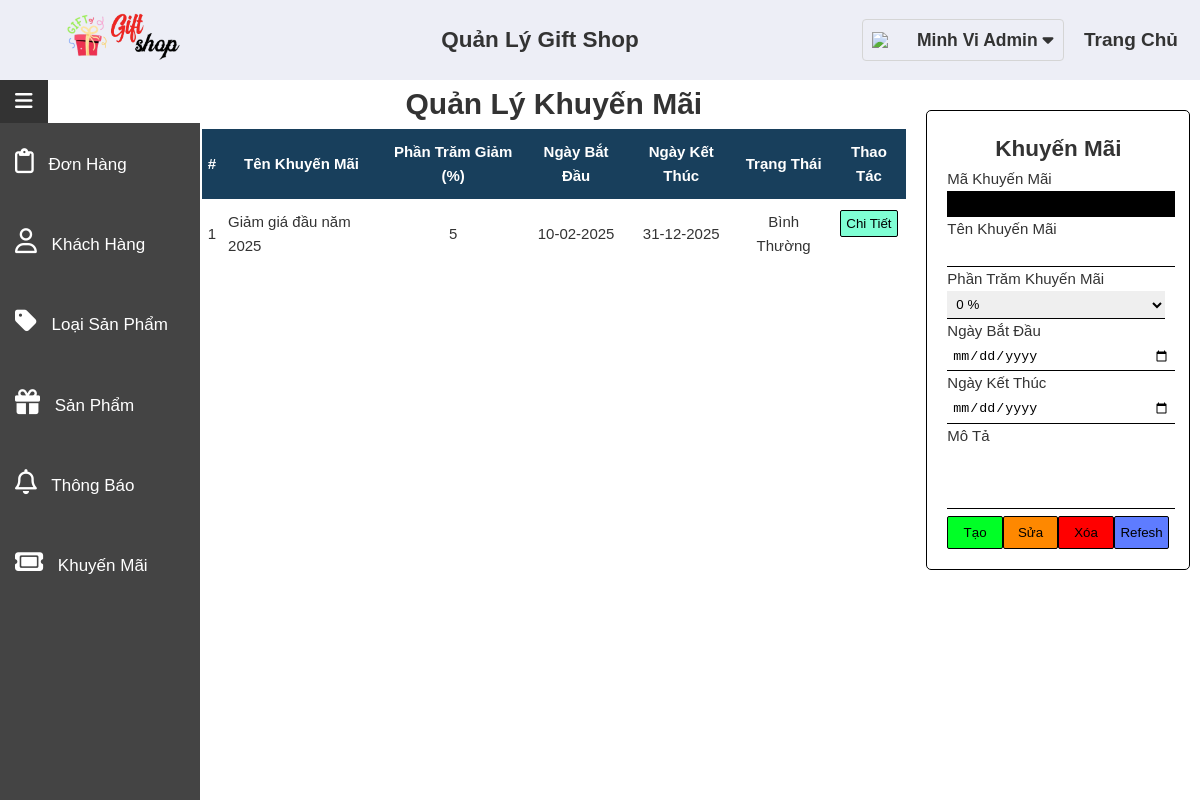
Screenshot of /Admin/index.php?ctrl=KhuyenMai (signed in) with the database file from the repository.
### tables this page shows
CREATE TABLE `khuyenmai` (
  `MaKM` varchar(255) NOT NULL,
  `TenKM` varchar(255) NOT NULL,
  `MoTaKM` varchar(255) NOT NULL,
  `PhanTramGiamGia` int(11) NOT NULL,
  `NgayBatDau` date NOT NULL,
  `NgayKetThuc` date NOT NULL,
  `TrangThaiKM` enum('Bình Thường','Vô Hiệu Hóa','','') NOT NULL
);

### Lib/Database.php (called while the page is built, shortened)
<?php
class Database {
      private $localhost = "localhost";
      private $username = "root";
      private $password = "";
      private $database = "giftshop";
      private $conn;
      public function __construct()
      {
            $this->conn = $this->connectDB();
      }
      private function connectDB()
      {
            $conn = mysqli_connect($this->localhost, $this->username, $this->password, $this->database);
            return $conn;
      }
      public function select($query)
      {
            $result = mysqli_query($this->conn, $query);
            if ($result) {
                  $data = mysqli_fetch_all($result, MYSQLI_ASSOC);
                  return $data;
            } else {
                  die(mysqli_error($this->conn));
            }
      }
}

### Admin/Model/KhuyenMaiModel.php (called while the page is built, shortened)
<?php
require_once (__DIR__ . "/../../Lib/Database.php");
class KhuyenMaiModel {
      private $db;
      public function __construct() {
            $this->db = new Database();
      }
      public function getAll() {
            $getAllQuery = "SELECT * from `khuyenmai`";
            $result = $this->db->select($getAllQuery);
            if(count($result) > 0){
                  return $result;
            }
            return null;
      }
}

### Admin/View/KhuyenMaiView.php (the view)
<div id="KhuyenMai-wrapper">
      <div id="danhSachKhuyenMai-container">
            <center><h1>Quản Lý Khuyến Mãi</h1></center>
            <center><table id="KhuyenMai-table">
                  <thead>
                  <tr>
                        <th>#</th>
                        <th>Tên Khuyến Mãi</th>
                        <th>Phần Trăm Giảm (%)</th>
                        <th>Ngày Bắt Đầu</th>
                        <th>Ngày Kết Thúc</th>
                        <th>Trạng Thái</th>
                        <th>Thao Tác</th>
                  </tr>
                  </thead>
                  <tbody>
                        <?php
                              if($listKhuyenMai !=null) {
                                    $i = 1;
                                    foreach($listKhuyenMai  as $KhuyenMai) {
                                          echo "<tr>";
                                          echo "<td class='KhuyenMai-stt'>$i</td>";
                                          echo "<td class='KhuyenMai-ten'>$KhuyenMai[TenKM]</td>";
                                          echo "<td class='KhuyenMai-phantram'>$KhuyenMai[PhanTramGiamGia]</td>";
                                          echo "<td class='KhuyenMai-ngaybatdau'>".DateTime::createFromFormat('Y-m-d', $KhuyenMai["NgayBatDau"])->format('d-m-Y')."</td>";
                                          echo "<td class='KhuyenMai-ngayketthuc'>".DateTime::createFromFormat('Y-m-d', $KhuyenMai["NgayKetThuc"])->format('d-m-Y')."</td>";
                                          echo "<td class='KhuyenMai-trangthai'>$KhuyenMai[TrangThaiKM]</td>";
                                          echo "
                                          <td class='KhuyenMai-thaotac'>
                                                <button class='KhuyenMai-chitiet' onclick=\"chiTietKhuyenMai('".$KhuyenMai['MaKM']."')\">Chi Tiết</button>
                                          </td>";
                                          echo "</tr>";
                                          $i++;
                                    }
                              }
                        ?>
                  </tbody>
            </table></center>
      </div>
      <div id="thongTinKhuyenMai-container">
            <h2>Khuyến Mãi</h2>
            <div>
            <div>
                  <label class="addKM-label" for="addKM-ma">Mã Khuyến Mãi</label><br>
                  <input class="addKM-input" type="text" name="addKM-ma" id="addKM-ma" disabled style="pointer-events: none; background-color:black; color:white;">
            </div>
            <div>
                  <label class="addKM-label" for="addKM-ten">Tên Khuyến Mãi</label><br>
                  <input class="addKM-input" type="text" name="addKM-ten" id="addKM-ten">
            </div>
            <div>
                  <label class="addKM-label" for="addKM-phantram">Phần Trăm Khuyến Mãi</label>
                  <select name="addKM-phantram" id="addKM-phantram"  class="addKM-input">
                        <?php
                              for($i = 0; $i <= 100; $i=$i+5) {
                                    echo "<option value='$i'>$i %</option>";
                              }
                        ?>
                  </select>
            </div>
            <div>
                  <label class="addKM-label" for="addKM-ngaybatdau">Ngày Bắt Đầu</label><br>
                  <input class="addKM-input" type="date" name="addKM-ngaybatdau" id="addKM-ngaybatdau">
            </div>
            <div>
                  <label class="addKM-label" for="addKM-ngayketthuc">Ngày Kết Thúc</label><br>
                  <input class="addKM-input" type="date" name="addKM-ngayketthuc" id="addKM-ngayketthuc">
            </div>
            <div>
                  <label class="addKM-label" for="addKM-mota">Mô Tả </label><br>
                  <textarea class="addKM-input" type="text" name="addKM-mota" id="addKM-mota"></textarea>
            </div>
            <div id='addKM-thaotac'>
                  <button class='addKM-them' onclick='addKM()'>Tạo</button>
                  <button class='addKM-sua' onclick='updateKM()'>Sửa</button>
                  <button class='addKM-xoa' onclick='deleteKM()'>Xóa</button>
                  <button class='addKM-refesh' onclick='refeshKM()'>Refesh</button>
            </div>
      </div>
      </div>
</div>

### Admin/Css/style.css (style rules this page uses)
* { margin: 0; padding: 0; }
body { width: 100%; color: #333; font-family: Helvetica,'Courier New', Courier, monospace; font-size: 15px; line-height: 1.6; }
a, h1, h2, h3, h4, h5, h6 { text-align: center; vertical-align: middle; }
textarea { height: 70px; resize: none; }
td { text-align: center; vertical-align: middle; }
th { text-align: center; vertical-align: middle; }

### Admin/Css/KhuyenMai.css (style rules this page uses)
#KhuyenMai-wrapper { width: 100%; height: 100%; display: flex; flex-direction: row; justify-content: space-around; }
#danhSachKhuyenMai-container { width: 70%; }
#thongTinKhuyenMai-container { margin-top: 30px; width: 22%; padding: 20px; border: 1px solid #000; border-radius: 5px; }
#KhuyenMai-table { width: 100%; }
#KhuyenMai-table thead tr { background-color: #183f5c; color: rgb(255, 255, 255); }
#KhuyenMai-table thead th { outline: 1px solid #183f5c ; margin: 0; justify-content: center; padding: 10px 5px 10px 5px; }
#KhuyenMai-table tbody td { padding: 10px 5px 10px 5px; }
#KhuyenMai-table .KhuyenMai-ten { text-align: left; }
#KhuyenMai-table .KhuyenMai-thaotac { display: flex; justify-content: space-evenly; }
#KhuyenMai-table .KhuyenMai-thaotac button { cursor: pointer; border-radius: 2px; padding: 5px; border: 1px solid #000; animation: 0.3s; }
#KhuyenMai-table .KhuyenMai-chitiet { background-color: aquamarine; color: #000; }
#thongTinKhuyenMai-container .addKM-input { padding: 5px; width: 98%; border: none; border-bottom: 1px solid #000; }
#addKM-mota { height: 50px; }
#addKM-thaotac { display: flex; justify-content: space-around; }
#addKM-thaotac button { cursor: pointer; border-radius: 2px; padding: 5px; border: 1px solid #000; animation: 0.3s; width: 70px; height: 33px; }
.addKM-them { background-color: rgb(0, 255, 38); color: black; }
.addKM-sua { background-color: rgb(254, 136, 0); color: black; }
.addKM-xoa { background-color: rgb(255, 0, 0); color: black; }
.addKM-refesh { background-color: rgb(94, 124, 255); color: black; }

### Admin/Css/DonHang.css (style rules this page uses)
#addKM-mota { height: 50px; }
#addKM-thaotac { display: flex; justify-content: space-around; }
#addKM-thaotac button { cursor: pointer; border-radius: 2px; padding: 5px; border: 1px solid #000; animation: 0.3s; width: 70px; height: 33px; }
.addKM-them { background-color: rgb(0, 255, 38); color: black; }
.addKM-sua { background-color: rgb(254, 136, 0); color: black; }
.addKM-xoa { background-color: rgb(255, 0, 0); color: black; }
.addKM-refesh { background-color: rgb(94, 124, 255); color: black; }

### rows the page displays
khuyenmai: TenKM "Giảm giá đầu năm 2025", PhanTramGiamGia "5", NgayBatDau "10-02-2025", NgayKetThuc "31-12-2025", TrangThaiKM "Bình Thường"

### other values shown
$_SESSION['GiftShopUser']['HoTen'] "Minh Vi Admin"
form field addKM-phantram "0 %"
